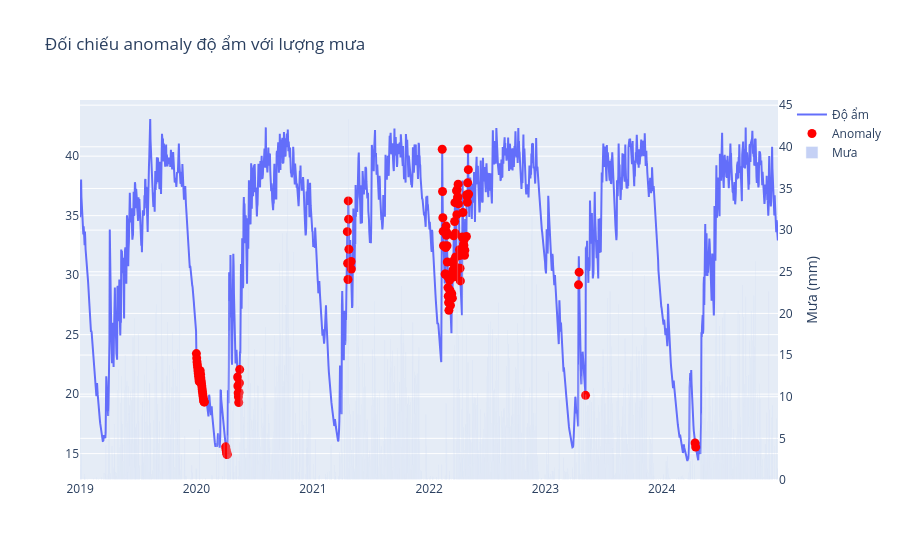

Notebook cell for this chart:
### Code cell
residual = stl.resid
sigma = residual.std()
threshold = 2.5
anomalies = residual[np.abs(residual) > threshold * sigma]
rain_on_anomaly = pair.loc[anomalies.index, "precipitation"]
display(
    pd.DataFrame({"residual": anomalies, "precipitation": rain_on_anomaly}).sort_values(
        "residual"
    )
)
fig = go.Figure()
fig.add_trace(go.Scatter(x=pair.index, y=pair["SoilMoi0_10cm_inst"], name="Độ ẩm"))
fig.add_trace(
    go.Scatter(
        x=anomalies.index,
        y=pair.loc[anomalies.index, "SoilMoi0_10cm_inst"],
        mode="markers",
        marker=dict(color="red", size=9),
        name="Anomaly",
    )
)
fig.add_trace(
    go.Bar(
        x=pair.index,
        y=pair["precipitation"],
        name="Mưa",
        opacity=0.3,
        marker_color="royalblue",
        yaxis="y2",
    )
)
fig.update_layout(
    title="Đối chiếu anomaly độ ẩm với lượng mưa",
    yaxis2=dict(overlaying="y", side="right", title="Mưa (mm)"),
)
fig.show()
